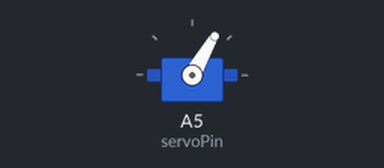
This sketch was run on a simulated Arduino Uno, built with avr-gcc and run on an emulated ATmega328P. Shown: servo.

Above: at 0.05 s.
Timing chart, 0 to 4.6 s (numbered marks = the images above):
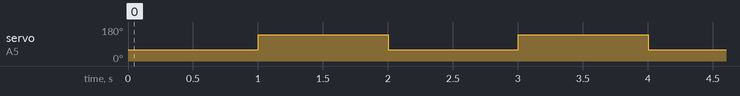

The sketch:

servoIndividual.ino
```cpp
#include <Servo.h>
const int servoPin = A5;
Servo motor;
void setup() {
  motor.attach(servoPin);
}

void loop() {
  motor.write(60);
  delay(1000);
  motor.write(140);
  delay(1000);
}
```

Measured:
- by itself, servo on A5 (servoPin): alternates 140° for 1.0 s and 60° for 1.0 s
